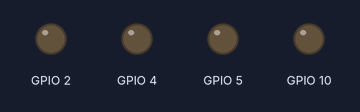
Bench run of a sketch on a simulated ESP8266 (NodeMCU). Parts: output pins drawn as LEDs (lit = HIGH). WiFi joins after 1.5 s; servers stay silent unless stated; uploads are accepted with an empty reply.

Above: at 0.1 s.
At 1.6 s:
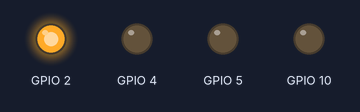
At 3.3 s:
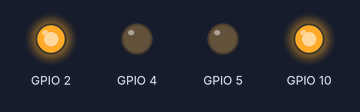
Timing chart, 0 to 4.8 s (numbered marks = the images above):
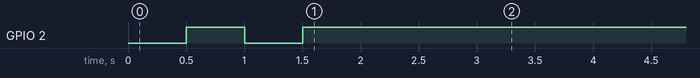

The sketch:

esp8266_module.ino
```cpp
//http://arduino.esp8266.com/stable/package_esp8266com_index.json

#include <ESP8266WiFi.h>

const char ssid[] = "PHANMSI";
const char password[] = "phan1840";

//int status = WL_IDLE_STATUS;
IPAddress Hotspot_server(192,168,137,1);
const int Hotspot_port = 80;

// Initialize the client library
WiFiClient client;

void setup() {
  bool state = false;
  pinMode(2, OUTPUT);
  pinMode(4, OUTPUT);
  pinMode(5, OUTPUT);
  pinMode(10, OUTPUT);
  digitalWrite(4, LOW);
  digitalWrite(5, LOW);
  digitalWrite(10, LOW);
  //Serial.begin(9600);
  //Serial.println("Attempting to connect to WPA network...");
  //Serial.print("SSID: ");
  //Serial.println(ssid);
  WiFi.begin(ssid, password);

  while (WiFi.status() != WL_CONNECTED) {
    if(state) {
      digitalWrite(2, HIGH);
    } else {
      digitalWrite(2, LOW);
    }
    state = !state;
    delay(500);
    //Serial.print(".");
  }
  //Serial.println("");
  //Serial.println("WiFi connected");
  /////////////////////////////
  digitalWrite(2, HIGH);
  char keep = getstatus();
  if(keep == '0')
  {
    digitalWrite(4, LOW);
    digitalWrite(5, LOW);
  }
  if(keep == '1')
  {
    digitalWrite(4, HIGH);
    digitalWrite(5, LOW);
  }
  if(keep == '2')
  {
    digitalWrite(4, LOW);
    digitalWrite(5, HIGH);
  }
  if(keep == '3')
  {
    digitalWrite(4, HIGH);
    digitalWrite(5, HIGH);
  }
  digitalWrite(10, HIGH);
  /////////////////////////////
}
//4noise
//5light
void loop() {
  char keep = getstatus();
  if(keep == '0')
  {
    digitalWrite(4, LOW);
    digitalWrite(5, LOW);
  }
  if(keep == '1')
  {
    digitalWrite(4, HIGH);
    digitalWrite(5, LOW);
  }
  if(keep == '2')
  {
    digitalWrite(4, LOW);
    digitalWrite(5, HIGH);
  }
  if(keep == '3')
  {
    digitalWrite(4, HIGH);
    digitalWrite(5, HIGH);
  }
}
char getstatus()
{
  client.connect(Hotspot_server, Hotspot_port);
  delay(500);
  while(!client.connected()) {
      //Serial.println("not connected");
      client.connect(Hotspot_server, Hotspot_port);
      delay(500);
  }
  client.print("GET /nobike/esp8266_get.php?ip=");
  client.print(WiFi.localIP());
  client.println(" HTTP/1.1");
  client.println("Host: 192.168.137.1");
  client.println("User-Agent: BuildFailureDetectorESP8266");
  client.print("Connection: close\r\n\r\n");
  String line;
  while (client.connected()) {
    line = client.readStringUntil('\n');
  }
  client.stop();
  return line[0];
}
```
